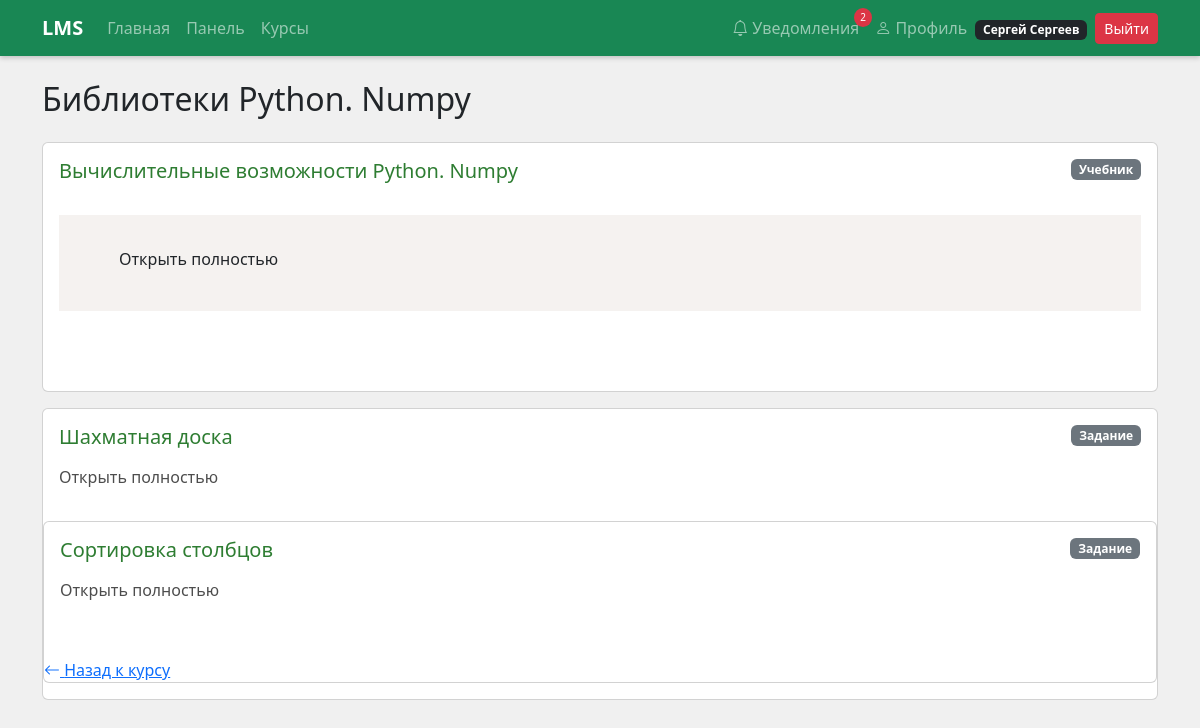
Page /lesson/1 (signed in) on the committed database.
### data/users.py (models this page shows, shortened)
class User(SqlAlchemyBase, UserMixin):
    __tablename__ = 'users'
    id = sqlalchemy.Column(sqlalchemy.Integer, primary_key=True, autoincrement=True)
    name = sqlalchemy.Column(sqlalchemy.String(100))
    email = sqlalchemy.Column(sqlalchemy.String(120), index=True, unique=True)
    hashed_password = sqlalchemy.Column(sqlalchemy.String(200))
    role = sqlalchemy.Column(sqlalchemy.String(20))
    birth_date = sqlalchemy.Column(sqlalchemy.Date, nullable=True)
    created_date = sqlalchemy.Column(sqlalchemy.DateTime, default=datetime.datetime.now)
    courses = orm.relationship("Course", back_populates="teacher")
    enrollments = orm.relationship("Enrollment", back_populates="student")
    submissions = orm.relationship("Submission", back_populates="student")

### data/lessons.py (models this page shows)
class Lesson(SqlAlchemyBase):
    __tablename__ = 'lessons'
    id = sqlalchemy.Column(sqlalchemy.Integer, primary_key=True, autoincrement=True)
    title = sqlalchemy.Column(sqlalchemy.String(150), nullable=False)
    content = sqlalchemy.Column(sqlalchemy.Text, nullable=False)
    course_id = sqlalchemy.Column(sqlalchemy.Integer, sqlalchemy.ForeignKey("courses.id"), nullable=False)
    course = orm.relationship("Course", back_populates="lessons")
    files = orm.relationship("LessonFile", back_populates="lesson", cascade="all, delete-orphan")
    blocks = orm.relationship("LessonBlock", back_populates="lesson", cascade="all, delete-orphan")

### data/lesson_blocks.py (models this page shows)
class LessonBlock(SqlAlchemyBase):
    __tablename__ = 'lesson_blocks'
    id = sqlalchemy.Column(sqlalchemy.Integer, primary_key=True, autoincrement=True)
    lesson_id = sqlalchemy.Column(sqlalchemy.Integer, sqlalchemy.ForeignKey("lessons.id"), nullable=False)
    block_type = sqlalchemy.Column(sqlalchemy.String(20), nullable=False)
    title = sqlalchemy.Column(sqlalchemy.String(200))
    content = sqlalchemy.Column(sqlalchemy.Text)
    order = sqlalchemy.Column(sqlalchemy.Integer, nullable=False, default=0)
    lesson = orm.relationship("Lesson", back_populates="blocks")
    images = orm.relationship("BlockImage", back_populates="block", cascade="all, delete-orphan")
    files = orm.relationship("BlockFile", back_populates="block", cascade="all, delete-orphan")
    submissions = orm.relationship("Submission", back_populates="block", cascade="all, delete-orphan")

### block_routes.py (the view)
    @app.route("/lesson/<int:lesson_id>")
    @login_required
    def lesson_view(lesson_id):
        db_sess = db_session.create_session()
        lesson = db_sess.get(Lesson, lesson_id)
        if not lesson:
            db_sess.close()
            abort(404)
        course = lesson.course
        enrolled = True
        if current_user.role == "student":
            from data.enrollments import Enrollment
            enrolled = db_sess.query(Enrollment).filter_by(
                student_id=current_user.id, course_id=course.id
            ).first() is not None
            if not enrolled:
                db_sess.close()
                flash("Запишитесь на курс чтобы просматривать уроки")
                return redirect(url_for("course_detail", course_id=course.id))
        if current_user.role == "teacher" and course.teacher_id != current_user.id:
            db_sess.close()
            flash("Доступ запрещен")
            return redirect(url_for("dashboard"))
        blocks = sorted(lesson.blocks, key=lambda x: x.order)
        db_sess.close()
        return render_template("lesson_view.html", lesson=lesson, blocks=blocks)

### data/db_session.py (called while the page is built)
def create_session() -> Session:
    global __factory
    return __factory()

### main.py (called while the page is built)
@app.context_processor
def inject_now():
    return {'now': datetime.now()}

@app.teardown_appcontext
def shutdown_session(exception=None):
    db_session.create_session().close()

@login_manager.user_loader
def load_user(user_id):
    db_sess = db_session.create_session()
    user = db_sess.get(User, int(user_id))
    db_sess.close()
    return user

### templates/lesson_view.html (shortened to what this page needs)
{% extends "base.html" %}
{% block content %}
<div class="d-flex justify-content-between align-items-center mb-4">
    <h2 class="mb-0">{{ lesson.title }}</h2>
</div>
{% for block in blocks %}
<div class="card mb-3">
    <div class="card-body">
        <div class="d-flex justify-content-between align-items-start mb-3">
            <h5 class="mb-0">
                <a href="/block/{{ block.id }}" class="text-decoration-none" style="color: #2e7d32;">
                    {{ block.title }}
                </a>
            </h5>
            <span class="badge bg-secondary">{{ 'Учебник' if block.block_type == 'textbook' else 'Задание' }}</span>
        </div>
        <p class="text-muted mb-2">{{ block.content[:200]|safe }}{% if block.content|length > 200 %}...{% endif %}</p>
        <a href="/block/{{ block.id }}" class="text-success fw-bold text-decoration-none">Открыть полностью</a>
    </div>
</div>
{% endfor %}
<br>
<a href="/course/{{ lesson.course_id }}"><i class="bi bi-arrow-left"></i> Назад к курсу</a>
{% endblock %}

### templates/base.html (shortened to what this page needs)
<!DOCTYPE html>
<html>
<head>
    <link href="https://cdn.jsdelivr.net/npm/bootstrap@5.3.0/dist/css/bootstrap.min.css" rel="stylesheet">
    <link rel="stylesheet" href="https://cdn.jsdelivr.net/npm/bootstrap-icons@1.11.0/font/bootstrap-icons.css">
    <link rel="stylesheet" href="{{ url_for('static', filename='style.css') }}">
</head>
<body>
    <nav class="navbar navbar-expand-lg navbar-dark bg-success">
        <div class="container">
            <a href="/" class="navbar-brand fw-bold">LMS</a>
            <div class="collapse navbar-collapse" id="navbarNav">
                <ul class="navbar-nav me-auto">
                    <li class="nav-item"><a href="/" class="nav-link">Главная</a></li>
                    {% if current_user.is_authenticated %}
                        <li class="nav-item"><a href="/dashboard" class="nav-link">Панель</a></li>
                        {% if current_user.role == "student" %}
                            <li class="nav-item"><a href="/courses" class="nav-link">Курсы</a></li>
                        {% endif %}
                    {% endif %}
                </ul>
                <ul class="navbar-nav ms-auto align-items-center">
                    {% if current_user.is_authenticated %}
                        <li class="nav-item position-relative">
                            <a href="/notifications" class="nav-link">
                                <i class="bi bi-bell"></i> Уведомления
                                <span id="notif-count" style="display: none; position: absolute; top: 0; right: -5px; background: #dc3545; color: white; border-radius: 50%; padding: 2px 6px; font-size: 10px; min-width: 18px; text-align: center;">0</span>
                            </a>
                        </li>
                        <li class="nav-item">
                            <a href="/profile" class="nav-link">
                                <i class="bi bi-person"></i> Профиль
                            </a>
                        </li>
                        <li class="nav-item">
                            <span class="badge bg-dark me-2">{{ current_user.name }}</span>
                        </li>
                        <li class="nav-item">
                            <a href="/logout" class="btn btn-danger btn-sm">Выйти</a>
                        </li>
                    {% else %}
                        {% if not hide_nav_auth %}
                            <li class="nav-item"><a href="/login" class="btn btn-outline-light me-2">Вход</a></li>
                            <li class="nav-item"><a href="/register" class="btn btn-light">Регистрация</a></li>
                        {% endif %}
                    {% endif %}
                </ul>
            </div>
        </div>
    </nav>
    <div class="container mt-4">
        {% block content %}{% endblock %}
    </div>
</body>
</html>

### static/style.css (style rules this page uses)
body { background: #f0f0f0; }
.navbar { box-shadow: 0 2px 5px rgba(0,0,0,0.2); }

### rows in the picture
User: name "Сергей Сергеев"
Lesson: title "Библиотеки Python. Numpy"
LessonBlock: title "Вычислительные возможности Python. Numpy", block_type "Учебник"
LessonBlock: title "Шахматная доска", block_type "Задание"
LessonBlock: title "Сортировка столбцов", block_type "Задание"
